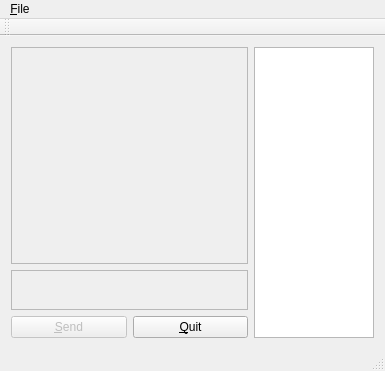
<?xml version="1.0" encoding="UTF-8"?>
<ui version="4.0">
 <class>MainWindow</class>
 <widget class="QMainWindow" name="MainWindow">
  <property name="geometry">
   <rect>
    <x>0</x>
    <y>0</y>
    <width>385</width>
    <height>371</height>
   </rect>
  </property>
  <property name="windowTitle">
   <string>MainWindow (Server)</string>
  </property>
  <widget class="QWidget" name="centralWidget">
   <layout class="QHBoxLayout" name="horizontalLayout_2">
    <item>
     <layout class="QVBoxLayout" name="verticalLayout">
      <item>
       <widget class="QListView" name="messageView">
        <property name="enabled">
         <bool>false</bool>
        </property>
        <property name="focusPolicy">
         <enum>Qt::NoFocus</enum>
        </property>
        <property name="horizontalScrollBarPolicy">
         <enum>Qt::ScrollBarAlwaysOff</enum>
        </property>
        <property name="editTriggers">
         <set>QAbstractItemView::NoEditTriggers</set>
        </property>
        <property name="selectionMode">
         <enum>QAbstractItemView::NoSelection</enum>
        </property>
        <property name="wordWrap">
         <bool>true</bool>
        </property>
       </widget>
      </item>
      <item>
       <widget class="customPlainTextEdit" name="plainTextEdit">
        <property name="enabled">
         <bool>false</bool>
        </property>
        <property name="maximumSize">
         <size>
          <width>16777215</width>
          <height>40</height>
         </size>
        </property>
        <property name="horizontalScrollBarPolicy">
         <enum>Qt::ScrollBarAlwaysOff</enum>
        </property>
       </widget>
      </item>
      <item>
       <layout class="QHBoxLayout" name="horizontalLayout">
        <item>
         <widget class="QPushButton" name="sendButton">
          <property name="enabled">
           <bool>false</bool>
          </property>
          <property name="text">
           <string>&amp;Send</string>
          </property>
         </widget>
        </item>
        <item>
         <widget class="QPushButton" name="quitPushButton">
          <property name="text">
           <string>&amp;Quit</string>
          </property>
         </widget>
        </item>
       </layout>
      </item>
     </layout>
    </item>
    <item>
     <widget class="QListView" name="listView">
      <property name="sizePolicy">
       <sizepolicy hsizetype="Fixed" vsizetype="Expanding">
        <horstretch>0</horstretch>
        <verstretch>0</verstretch>
       </sizepolicy>
      </property>
      <property name="maximumSize">
       <size>
        <width>120</width>
        <height>16777215</height>
       </size>
      </property>
     </widget>
    </item>
   </layout>
  </widget>
  <widget class="QMenuBar" name="menuBar">
   <property name="geometry">
    <rect>
     <x>0</x>
     <y>0</y>
     <width>385</width>
     <height>22</height>
    </rect>
   </property>
   <widget class="QMenu" name="menuFile">
    <property name="title">
     <string>&amp;File</string>
    </property>
    <addaction name="separator"/>
    <addaction name="actionExit"/>
   </widget>
   <addaction name="menuFile"/>
  </widget>
  <widget class="QToolBar" name="mainToolBar">
   <attribute name="toolBarArea">
    <enum>TopToolBarArea</enum>
   </attribute>
   <attribute name="toolBarBreak">
    <bool>false</bool>
   </attribute>
  </widget>
  <widget class="QStatusBar" name="statusBar"/>
  <action name="actionExit">
   <property name="text">
    <string>E&amp;xit</string>
   </property>
   <property name="shortcut">
    <string>Ctrl+Q</string>
   </property>
  </action>
  <action name="messageAction">
   <property name="text">
    <string>Send private &amp;message</string>
   </property>
  </action>
  <action name="disconnectAction">
   <property name="text">
    <string>Disconnect client</string>
   </property>
  </action>
  <action name="broadcastAction">
   <property name="text">
    <string>&amp;Broadcast...</string>
   </property>
  </action>
  <action name="actionStart_audiostream">
   <property name="checkable">
    <bool>true</bool>
   </property>
   <property name="icon">
    <iconset resource="Icons.qrc">
     <normaloff>:/icons/broadcast</normaloff>:/icons/broadcast</iconset>
   </property>
   <property name="text">
    <string>Start audiostream</string>
   </property>
  </action>
 </widget>
 <layoutdefault spacing="6" margin="11"/>
 <customwidgets>
  <customwidget>
   <class>customPlainTextEdit</class>
   <extends>QPlainTextEdit</extends>
   <header>customplaintextedit.h</header>
  </customwidget>
 </customwidgets>
 <resources>
  <include location="Icons.qrc"/>
 </resources>
 <connections>
  <connection>
   <sender>actionExit</sender>
   <signal>activated()</signal>
   <receiver>MainWindow</receiver>
   <slot>close()</slot>
   <hints>
    <hint type="sourcelabel">
     <x>-1</x>
     <y>-1</y>
    </hint>
    <hint type="destinationlabel">
     <x>101</x>
     <y>200</y>
    </hint>
   </hints>
  </connection>
  <connection>
   <sender>quitPushButton</sender>
   <signal>pressed()</signal>
   <receiver>MainWindow</receiver>
   <slot>close()</slot>
   <hints>
    <hint type="sourcelabel">
     <x>191</x>
     <y>327</y>
    </hint>
    <hint type="destinationlabel">
     <x>192</x>
     <y>185</y>
    </hint>
   </hints>
  </connection>
 </connections>
</ui>
